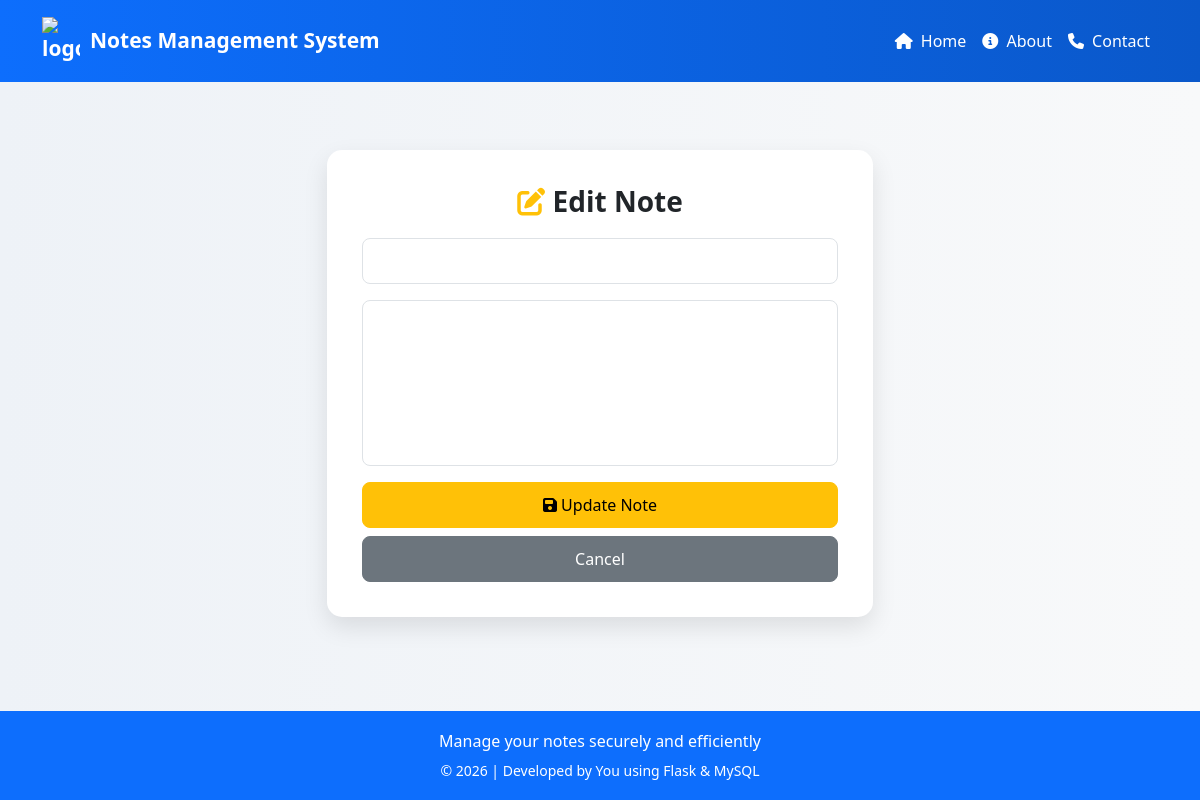
The app's page /updatenote/3, older data.
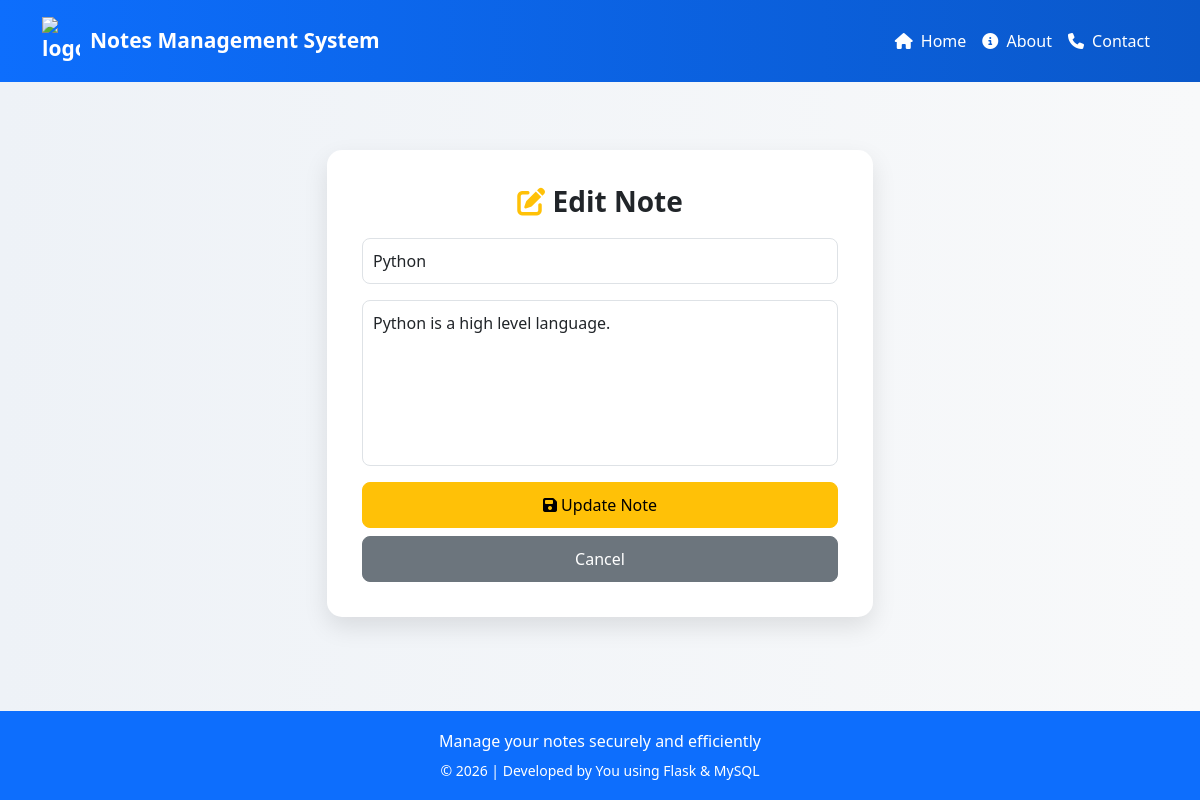
The same page, newer data.
### tables this page shows
CREATE TABLE notes (
        id INTEGER PRIMARY KEY AUTOINCREMENT,
        title TEXT NOT NULL,
        content TEXT,
        created_at TIMESTAMP DEFAULT CURRENT_TIMESTAMP,
        user_id INTEGER,
        FOREIGN KEY (user_id) REFERENCES users(id) ON DELETE CASCADE
    );

### app.py (the view, shortened to what this page needs)
@app.route('/updatenote/<int:id>', methods=['GET','POST'])
def updatenote(id):
    cursor = con.cursor()
    cursor.execute("SELECT * FROM notes WHERE id=?", (id,))
    note = cursor.fetchone()
    return render_template("edit.html", note=note)

### templates/edit.html (shortened to what this page needs)
{% extends "base.html" %}
{% block content %}
<div class="container form-container">
    <div class="row justify-content-center">
        <div class="col-12 col-md-8 col-lg-6">
            <div class="form-card">
                <h3 class="form-title text-center">
                    <i class="fas fa-edit text-warning"></i> Edit Note
                </h3>
                <form method="POST">
                    <input type="text" name="title"
                           value="{{ note.title }}"
                           class="form-control mb-3" required>
                    <textarea name="content"
                              class="form-control mb-3"
                              rows="6" required>{{ note.content }}</textarea>
                    <div class="d-grid gap-2">
                        <button class="btn btn-warning">
                            <i class="fas fa-save"></i> Update Note
                        </button>
                        <a href="/viewall" class="btn btn-secondary">
                            Cancel
                        </a>
                    </div>
                </form>
            </div>
        </div>
    </div>
</div>
{% endblock %}

Row changes from the older to the newer data that the page shows:
added notes: title "Python", content "Python is a high level language."
